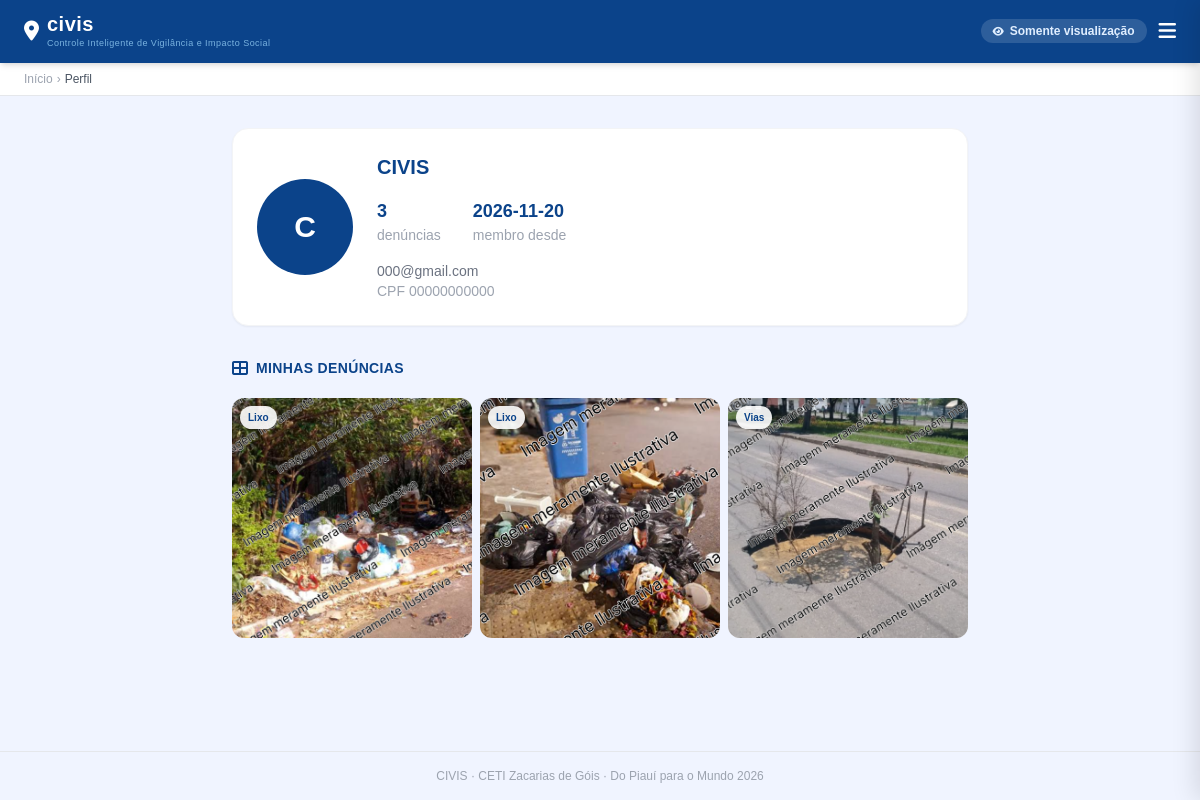
Screenshot of /perfil (signed in) with the database file from the repository.
### tables this page shows
CREATE TABLE usuario (
        id INTEGER PRIMARY KEY AUTOINCREMENT,
        cpf TEXT UNIQUE NOT NULL,
        nome TEXT NOT NULL,
        email TEXT NOT NULL,
        senha TEXT NOT NULL,
        data_criacao DATETIME DEFAULT CURRENT_TIMESTAMP
    );

CREATE TABLE denuncias (
        id INTEGER PRIMARY KEY AUTOINCREMENT,
        titulo TEXT NOT NULL,
        categoria TEXT NOT NULL,
        descricao TEXT,
        latitude TEXT,
        longitude TEXT,
        foto_caminho TEXT,
        anonimo INTEGER NOT NULL DEFAULT 0,
        status TEXT NOT NULL DEFAULT 'Aberta',
        data_registro DATETIME DEFAULT CURRENT_TIMESTAMP,
        usuario_id INTEGER,
        FOREIGN KEY(usuario_id) REFERENCES usuario(id)
    );

### app.py (the view)
@app.route("/perfil")
def perfil():
    if not sessao.get("usuario_id"):
        return redirect("/login")
    usuario, denuncias = db.buscar_perfil_dados(sessao["usuario_id"])
    if not usuario:
        sessao.clear()
        return redirect("/login")
    return render_template("perfil.html", usuario=usuario, denuncias=denuncias)

### adm_db.py (called while the page is built)
def conectar():
    if MODO_SOMENTE_LEITURA:
        return sqlite3.connect("file:database.db?mode=ro", uri=True)
    return sqlite3.connect("database.db")

def buscar_perfil_dados(usuario_id):
    conexao = conectar()
    cursor = conexao.cursor()
    cursor.execute("SELECT * FROM usuario WHERE id = ?", (usuario_id,))
    colunas_u = ["id", "cpf", "nome", "email", "senha", "data_criacao"]
    row = cursor.fetchone()
    usuario = dict(zip(colunas_u, row)) if row else None
    cursor.execute("""
        SELECT id, titulo, categoria, descricao, latitude, longitude, foto_caminho, data_registro, status, anonimo
        FROM denuncias
        WHERE usuario_id = ?
        ORDER BY data_registro DESC
    """, (usuario_id,))
    colunas_d = [
        "id", "titulo", "categoria", "descricao", "latitude", "longitude",
        "foto_caminho", "data_registro", "status", "anonimo"
    ]
    denuncias = [dict(zip(colunas_d, row)) for row in cursor.fetchall()]
    conexao.close()
    return usuario, denuncias

### app.py (called while the page is built)
@app.context_processor
def injetar_usuario():
    return {
        "nome_usuario": sessao.get("nome_usuario"),
        "modo_somente_leitura": MODO_SOMENTE_LEITURA,
    }

### templates/perfil.html (shortened to what this page needs)
{% extends "base.html" %}
{% block breadcrumb %}Perfil{% endblock %}
{% block main_class %}block{% endblock %}
{% block conteudo %}
<div class="w-full max-w-3xl mx-auto px-4 py-8">
    <div class="bg-white rounded-2xl shadow-sm border border-gray-100 p-6 mb-8">
        <div class="flex items-center gap-6">
            <div class="w-24 h-24 rounded-full flex items-center justify-center
                        text-white text-3xl font-extrabold flex-shrink-0"
                 style="background:#0b438a;">
                {{ usuario.nome[0].upper() }}
            </div>
            <div class="flex-1">
                <h2 class="text-xl font-extrabold mb-4"
                    style="color:#0b438a;">
                    {{ usuario.nome }}
                </h2>
                <div class="flex gap-8 text-sm mb-4">
                    <div>
                        <span class="font-extrabold text-lg"
                              style="color:#0b438a;">
                            {{ denuncias|length }}
                        </span>
                        <p class="text-gray-400">denúncias</p>
                    </div>
                    <div>
                        <span class="font-extrabold text-lg"
                              style="color:#0b438a;">
                            {{ usuario.data_criacao[:10] }}
                        </span>
                        <p class="text-gray-400">membro desde</p>
                    </div>
                </div>
                <p class="text-sm text-gray-500">{{ usuario.email }}</p>
                <p class="text-sm text-gray-400">CPF {{ usuario.cpf }}</p>
            </div>
        </div>
    </div>
    <div class="flex items-center gap-2 mb-5">
        <i class="fa-solid fa-table-cells-large"
           style="color:#0b438a;"></i>
        <h3 class="text-sm font-bold uppercase tracking-wide"
            style="color:#0b438a;">
            Minhas denúncias
        </h3>
    </div>
    {% if denuncias %}
    <div class="grid grid-cols-3 gap-2">
        {% for d in denuncias %}
        <div class="relative aspect-square rounded-xl overflow-hidden
                    bg-gray-100 group cursor-pointer">
            {% if d.foto_caminho %}
            <img src="/{{ d.foto_caminho }}"
                 class="w-full h-full object-cover
                        group-hover:scale-105 transition duration-300">
            {% endif %}
            <div class="absolute top-2 left-2
                        text-[10px] font-bold px-2 py-1 rounded-full
                        bg-white/90"
                 style="color:#0b438a;">
                {{ d.categoria }}
            </div>
        </div>
        {% endfor %}
    </div>
    {% else %}
    <div class="text-center py-12 text-gray-400">
        <i class="fa-solid fa-box-open text-4xl mb-3"></i>
        <p>Você ainda não possui denúncias registradas nesta base.</p>
    </div>
    {% endif %}
</div>
{% endblock %}

### templates/base.html (shortened to what this page needs)
<!DOCTYPE html>
<html lang="pt-br">
<head>
    <script src="https://cdn.tailwindcss.com"></script>
    <link rel="stylesheet" href="https://cdnjs.cloudflare.com/ajax/libs/font-awesome/6.5.0/css/all.min.css"/>
</head>
<body class="min-h-screen flex flex-col" style="background:#f0f4ff;">
    <header style="background:#0b438a;" class="px-6 py-3 shadow-md flex items-center justify-between sticky top-0 z-50">
        <a href="/" class="flex items-center gap-2 hover:opacity-80 transition">
            <i class="fa-solid fa-location-dot text-white text-xl"></i>
            <div class="flex flex-col">
                <span class="text-white text-xl font-extrabold tracking-wide leading-tight">civis</span>
                <span style="color:#7ab3e0;font-size:9px;letter-spacing:0.05em;font-weight:500;">Controle Inteligente de Vigilância e Impacto Social</span>
            </div>
        </a>
        <div class="flex items-center gap-3">
            {% if modo_somente_leitura %}
                <span class="hidden sm:inline-flex items-center gap-1.5 text-xs font-semibold px-3 py-1 rounded-full"
                      style="background:rgba(255,255,255,0.14); color:#e0eeff;">
                    <i class="fa-solid fa-eye text-[10px]"></i> Somente visualização
                </span>
            {% endif %}
            <button id="btn-hamburger" class="text-white text-xl focus:outline-none" aria-label="Menu">
                <i class="fa-solid fa-bars"></i>
            </button>
        </div>
    </header>
    <div class="bg-white border-b border-gray-200 px-6 py-2 text-xs text-gray-400 flex items-center gap-1">
        <a href="/" class="hover:text-blue-600 transition">Início</a>
        <span>›</span>
        <span class="text-gray-600 font-medium">{% block breadcrumb %}{% endblock %}</span>
    </div>
    <main class="flex-grow {% block main_class %}flex items-center justify-center p-6 md:p-10{% endblock %}">
        {% block conteudo %}{% endblock %}
    </main>
    <footer class="text-center text-xs text-gray-400 py-4 border-t border-gray-200">
        CIVIS · CETI Zacarias de Góis · Do Piauí para o Mundo 2026
    </footer>
</body>
</html>

### templates/base.html (style rules this page uses)
* { font-family: sans-serif; }

### rows the page displays
usuario: nome "C", nome "CIVIS", data_criacao "2026-11-20", email "000@gmail.com", cpf "00000000000"
denuncias: foto_caminho (picture), categoria "Lixo"
denuncias: foto_caminho (picture), categoria "Lixo"
denuncias: foto_caminho (picture), categoria "Vias"

### other values shown
{{ denuncias|length }} "3"
